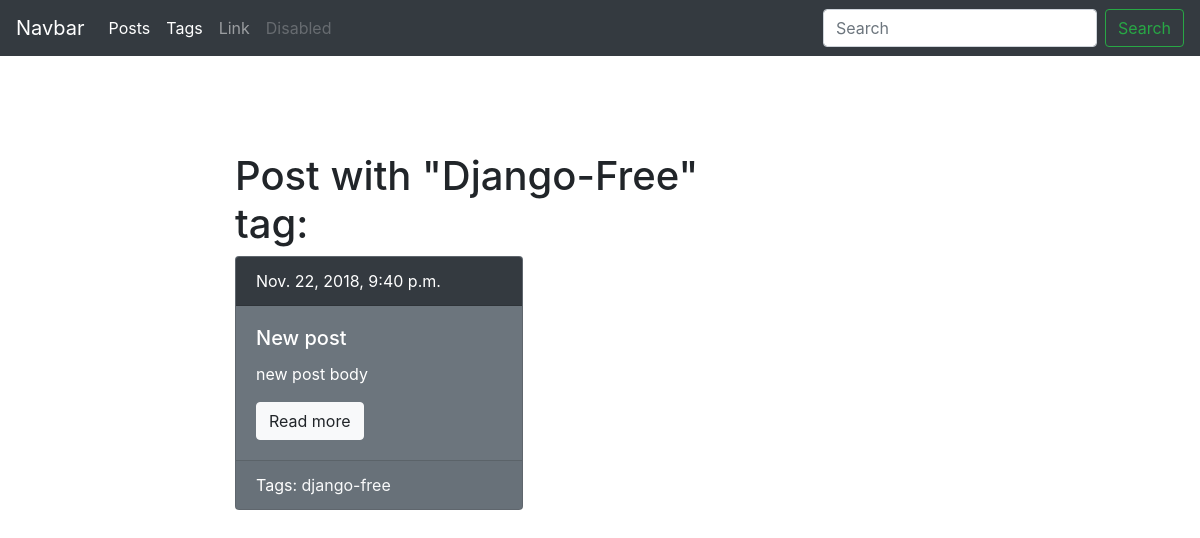
The page /blog/tag/django-free/ on the database its author committed.
### blog/models.py (models this page shows, shortened)
class Tag(models.Model):
    title = models.CharField(max_length=50)
    slug = models.SlugField(max_length=50, unique=True)
    def get_absolute_url(self):
        return reverse('tag_detail_url', kwargs={'slug': self.slug})

class Post(models.Model):
    title = models.CharField(max_length=150, db_index=True)
    slug = models.SlugField(max_length=150, unique=True)
    body = models.TextField(blank=True, db_index=True)
    tags = models.ManyToManyField('Tag', blank=True, related_name='posts')
    date_pub = models.DateTimeField(auto_now_add = True)
    def get_absolute_url(self):
        return reverse('post_detail_url', kwargs={'slug': self.slug})

### blog/views.py (the view)
# urls.py: path('tag/<str:slug>/', TagDetail.as_view(), name='tag_detail_url')
class TagDetail(ObjectDetailMixin, View):
    model = Tag
    template = 'blog/tag_detail.html'

### blog/utils.py (called while the page is built)
    def get(self, request, slug):
        obj = get_object_or_404(self.model, slug__iexact=slug)
        return render(request, self.template, context={self.model.__name__.lower(): obj})

### blog/templates/blog/tag_detail.html (shortened to what this page needs)
{% extends 'blog/base_blog.html' %}
{% block content %}
    <h1 class="mt-5"> Post with "{{ tag.title|title}}" tag:</h1>
    {% for post in tag.posts.all %}
        {% include 'blog/includes/post_card_template.html' %}
    {% endfor %}
{% endblock %}

### blog/templates/blog/includes/post_card_template.html
<div class="card text-white bg-secondary mb-3" style="max-width: 18rem;">
        <div class="card-header bg-dark">
            {{ post.date_pub}}
        </div>
        <div class="card-body">
            <h5 class="card-title">{{ post.title }}</h5>
            <p class="card-text">{{ post.body|truncatewords:15 }}</p>
            <a href="{{ post.get_absolute_url }}" class="btn btn-light">Read more</a>
        </div>
        <div class="card-footer">
            Tags:
            {% for tag in post.tags.all %}
                <a href="{{ tag.get_absolute_url }}" class="text-light">{{ tag.title }}</a>
            {% endfor %}
        </div>
    </div>

### rows shown on the page
Tag: title "Django-Free", title "django-free"
Post: date_pub "Nov. 22, 2018, 9:40 p.m.", title "New post", body "new post body"
